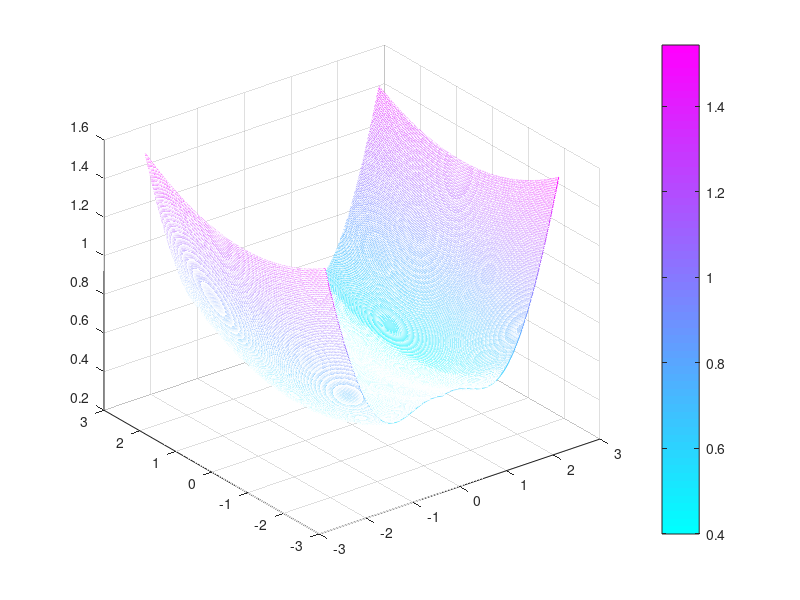

MATLAB code for this plot: (Note: this script raises an error after producing the figure.)
%耦合势函数模型以及等高线
clear all;close all;clc;
[x,y]=meshgrid(-2.5:0.01:2.5,-2.5:0.01:2.5);
%a1=0.6;b1=1.3;c1=1;c=0.005;e=0.05;%TDCQSR
%a1=0.5;b1=1.2;v=0.45;r=1;c=0.005;e=0.05;%TDQGSR
a1=0.5;b1=0.2;v=0.45;r=1;c=0.005;e=0.05;%TDTGSR
%a1=0.25;b1=7.5;v=0.5;r=2;c=0.1;e=0.5;
%u1=-(1/2)*((a1.^2).*(b1.^2).*(c1.^2).*x.^2)+(1/4)*((a1.^2).*(b1.^2)+(b1.^2).*(c1.^2)+(c1.^2).*(a1.^2)).*x.^4-(1/6)*(a1.^2+b1.^2+c1.^2).*x.^6+(1/8)*x.^8;
u1=((1/2).*a1.*((x+b1).^2)+v.*exp((-(x+b1).^2)./(r.^2))).*(x<0)+((1/2).*a1.*((x-b1).^2)+v.*exp((-(x-b1).^2)./(r.^2))).*(x>=0);
u=u1+(e/2)*y.^2+(c/2)*((x.^2)+(y.^2))-c.*x.*y;
%u=u1+(d/2)*y.^2-(k/2)*x.^2.*y.^2;
% mesh(x,y,u)

mesh(x,y,u);colormap cool;colorbar;alpha(0.1)
xlabel('\itx','FontName','Times New Roman','FontSize',15.5);
 ylabel('\ity','FontName','Times New Roman','FontSize',15.5);
 zlabel('\itU(x,y)','FontName','Times New Roman','FontSize',15.5);
hold on
figure(2)        
 %[xs,ys]=solve('a*x.^5-b*x.^3+c*x-k*x.*y.^2==0','c*y-k*x.^2.*y==0','x','y');
% scatter(xs(1:7),ys(1:7),'m');hold on;
 [C,h] = contour(x,y,u);
 set(h,'ShowText','on','TextStep',get(h,'LevelStep')*2);
 colormap cool;box on;
 xlabel('\itx','FontName','Times New Roman','FontSize',15.5);
 ylabel('\ity','FontName','Times New Roman','FontSize',15.5);